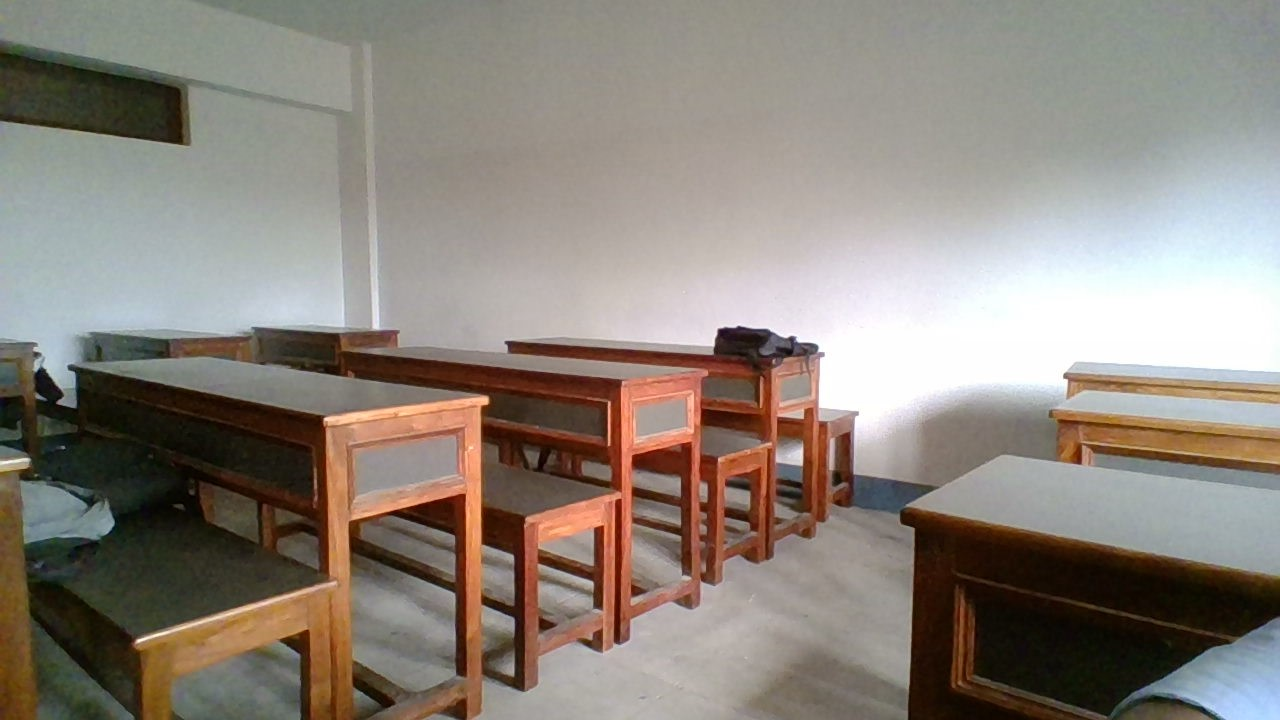
#> input picture WIN_20230612_13_30_46_Pro.jpg, 1280 x 720 px
$ python -i filters.py   (imports and definitions only)
#> lines starting #> are read from the running program, lines starting #| are printed output that depends on the picture
import numpy as np
import cv2
from scipy.ndimage import rotate

def apply_filter_a(src:np.ndarray):
    src_copy = np.copy(src)
    f1 = np.array([[[ 0,  0,  0,  0,  0],
        [ 0,  1,  0,  0,  0],
        [ 0,  0, -1,  0,  0],
        [ 0,  0,  0,  0,  0],
        [ 0,  0,  0,  0,  0]],

       [[ 0,  0,  0,  0,  0],
        [ 0,  0,  1,  0,  0],
        [ 0,  0, -1,  0,  0],
        [ 0,  0,  0,  0,  0],
        [ 0,  0,  0,  0,  0]],

       [[ 0,  0,  0,  0,  0],
        [ 0,  0,  0,  1,  0],
        [ 0,  0, -1,  0,  0],
        [ 0,  0,  0,  0,  0],
        [ 0,  0,  0,  0,  0]],

       [[ 0,  0,  0,  0,  0],
        [ 0,  0,  0,  0,  0],
        [ 0,  0, -1,  1,  0],
        [ 0,  0,  0,  0,  0],
        [ 0,  0,  0,  0,  0]],

       [[ 0,  0,  0,  0,  0],
        [ 0,  0,  0,  0,  0],
        [ 0,  0, -1,  0,  0],
        [ 0,  0,  0,  1,  0],
        [ 0,  0,  0,  0,  0]],

       [[ 0,  0,  0,  0,  0],
        [ 0,  0,  0,  0,  0],
        [ 0,  0, -1,  0,  0],
        [ 0,  0,  1,  0,  0],
        [ 0,  0,  0,  0,  0]],

       [[ 0,  0,  0,  0,  0],
        [ 0,  0,  0,  0,  0],
        [ 0,  0, -1,  0,  0],
        [ 0,  1,  0,  0,  0],
        [ 0,  0,  0,  0,  0]],

       [[ 0,  0,  0,  0,  0],
        [ 0,  0,  0,  0,  0],
        [ 0,  1, -1,  0,  0],
        [ 0,  0,  0,  0,  0],
        [ 0,  0,  0,  0,  0]]])

    img = cv2.filter2D(src=src_copy, kernel=f1[0], ddepth=-1)
    for filter in f1[1:]:
        img = cv2.add(img,cv2.filter2D(src=src_copy, kernel=filter, ddepth=-1))
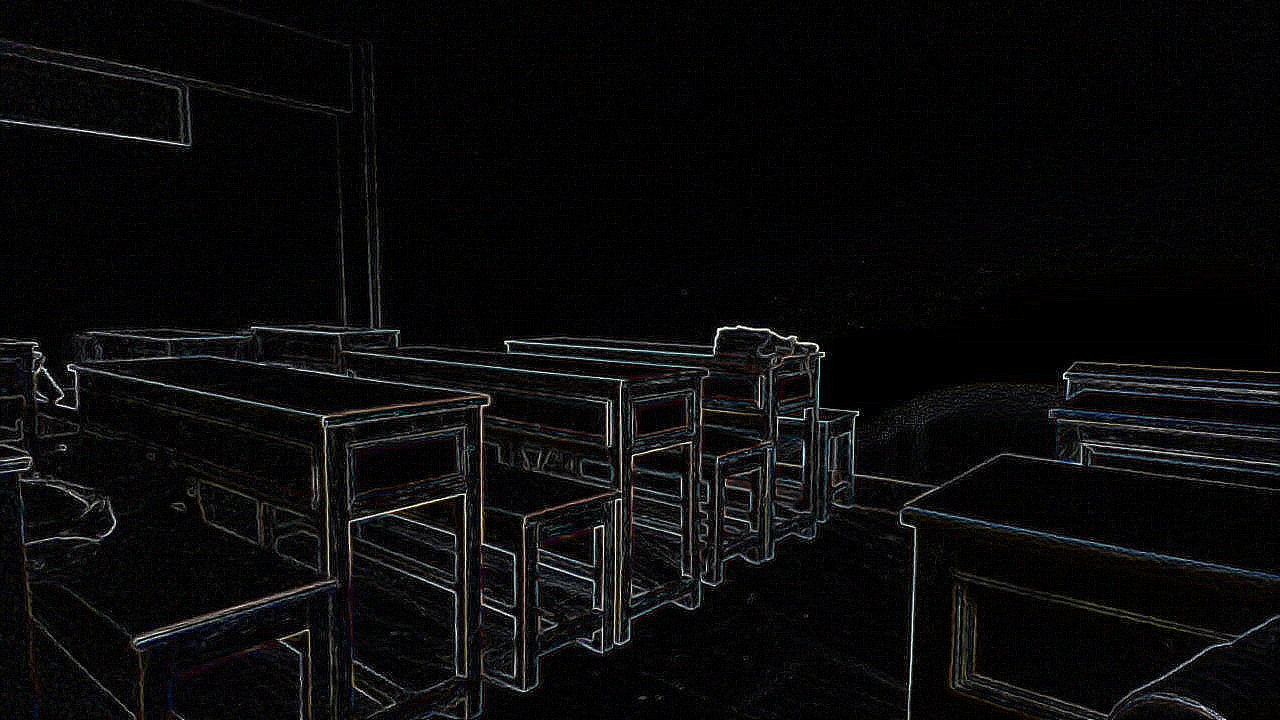
#> img: shape (720, 1280, 3); mean R, G, B 11.2, 11, 11.6

    return img//8

def apply_filter_b(src:np.ndarray):
    src_copy = np.copy(src)
    f2 = np.array([[[ 0,  0,  0,  0,  0],
                    [ 0,  2,  1,  0,  0],
                    [ 0,  1, -3,  0,  0],
                    [ 0,  0,  0,  1,  0],
                    [ 0,  0,  0,  0,  0]],

                    [[ 0,  0, -1,  0,  0],
                    [ 0,  0,  3,  0,  0],
                    [ 0,  0, -3,  0,  0],
                    [ 0,  0,  1,  0,  0],
                    [ 0,  0,  0,  0,  0]],

                    [[ 0,  0,  0,  0,  0],
                    [ 0,  0,  1,  2,  0],
                    [ 0,  0, -3,  1,  0],
                    [ 0,  1,  0,  0,  0],
                    [ 0,  0,  0,  0,  0]],

                    [[ 0,  0,  0,  0,  0],
                    [ 0,  0,  0,  0,  0],
                    [ 0,  1, -3,  3, -1],
                    [ 0,  0,  0,  0,  0],
                    [ 0,  0,  0,  0,  0]],

                    [[ 0,  0,  0,  0,  0],
                    [ 0,  1,  0,  0,  0],
                    [ 0,  0, -3,  1,  0],
                    [ 0,  0,  1,  2,  0],
                    [ 0,  0,  0,  0,  0]],

                    [[ 0,  0,  0,  0,  0],
                    [ 0,  0,  1,  0,  0],
                    [ 0,  0, -3,  0,  0],
                    [ 0,  0,  3,  0,  0],
                    [ 0,  0, -1,  0,  0]],

                    [[ 0,  0,  0,  0,  0],
                    [ 0,  0,  0,  1,  0],
                    [ 0,  1, -3,  0,  0],
                    [ 0,  2,  1,  0,  0],
                    [ 0,  0,  0,  0,  0]],

                    [[ 0,  0,  0,  0,  0],
                    [ 0,  0,  0,  0,  0],
                    [-1,  3, -3,  1,  0],
                    [ 0,  0,  0,  0,  0],
                    [ 0,  0,  0,  0,  0]]])

    img = cv2.filter2D(src=src_copy, kernel=f2[0], ddepth=-1)
    for filter in f2[1:]:
        img = cv2.add(img,cv2.filter2D(src=src_copy, kernel=filter, ddepth=-1))
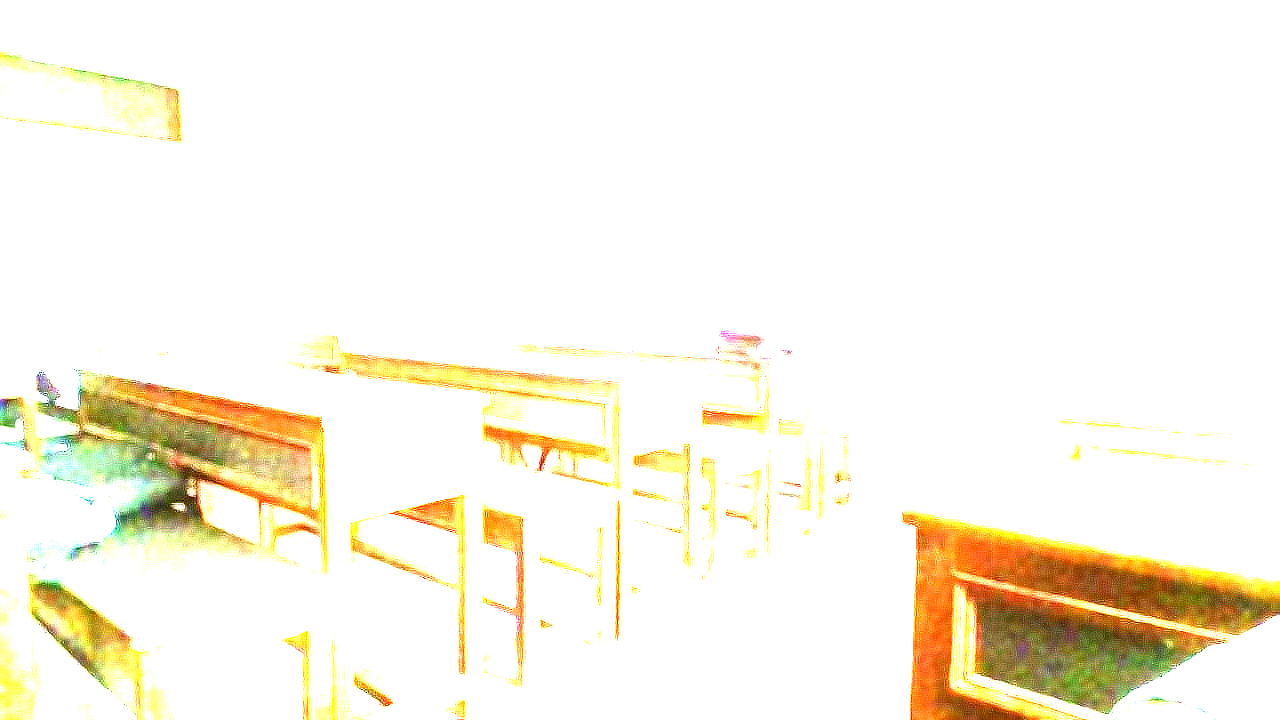
#> img: shape (720, 1280, 3); mean R, G, B 249.4, 244.4, 230.7

    return img//8


def apply_filter_c(src:np.ndarray):
    src_copy=np.copy(src)
    f3 = np.array([[[ 0,  0,  0,  0,  0],
                    [ 0,  0,  1,  0,  0],
                    [ 0,  0, -2,  0,  0],
                    [ 0,  0,  1,  0,  0],
                    [ 0,  0,  0,  0,  0]],

                    [[ 0,  0,  0,  0,  0],
                    [ 0,  0,  0,  0,  0],
                    [ 0,  1, -2,  1,  0],
                    [ 0,  0,  0,  0,  0],
                    [ 0,  0,  0,  0,  0]],

                    [[ 0,  0,  0,  0,  0],
                    [ 0,  1,  0,  0,  0],
                    [ 0,  0, -2,  0,  0],
                    [ 0,  0,  0,  1,  0],
                    [ 0,  0,  0,  0,  0]],

                    [[ 0,  0,  0,  0,  0],
                    [ 0,  0,  0,  1,  0],
                    [ 0,  0, -2,  0,  0],
                    [ 0,  1,  0,  0,  0],
                    [ 0,  0,  0,  0,  0]]])

    img = cv2.filter2D(src=src_copy, kernel=f3[0], ddepth=-1)
    for filter in f3[1:]:
        img = cv2.add(img,cv2.filter2D(src=src_copy, kernel=filter, ddepth=-1))

    return img//4


def apply_filter_d(src:np.ndarray):
    src_copy=np.copy(src)
    f4 = np.array([[[ 0,  0,  0,  0,  0],
                    [ 0, -1,  2, -1,  0],
                    [ 0,  2, -4,  2,  0],
                    [ 0,  0,  0,  0,  0],
                    [ 0,  0,  0,  0,  0]],

                    [[ 0,  0,  0,  0,  0],
                    [ 0, -1,  2,  0,  0],
                    [ 0,  2, -4,  0,  0],
                    [ 0, -1,  2,  0,  0],
                    [ 0,  0,  0,  0,  0]],

                    [[ 0,  0,  0,  0,  0],
                    [ 0,  0,  0,  0,  0],
                    [ 0,  2, -4,  2,  0],
                    [ 0, -1,  2, -1,  0],
                    [ 0,  0,  0,  0,  0]],

                    [[ 0,  0,  0,  0,  0],
                    [ 0,  0,  2, -1,  0],
                    [ 0,  0, -4,  2,  0],
                    [ 0,  0,  2, -1,  0],
                    [ 0,  0,  0,  0,  0]]])

    img = cv2.filter2D(src=src_copy, kernel=f4[0], ddepth=-1)
    for filter in f4[1:]:
        img = cv2.add(img,cv2.filter2D(src=src_copy, kernel=filter, ddepth=-1))

    return img//4

def apply_filter_e(src:np.ndarray):
    src_copy=np.copy(src)
    f5 = np.array([[[  1,   2,  -2,   2,   1],
                    [  2,  -6,   8,  -6,   2],
                    [ -2,   8, -12,   8,  -2],
                    [  0,   0,   0,   0,   0],
                    [  0,   0,   0,   0,   0]],

                [[  1,   2,  -2,   0,   0],
                    [  2,  -6,   8,   0,   0],
                    [ -2,   8, -12,   0,   0],
                    [  2,  -6,   8,   0,   0],
                    [  1,   2,  -2,   0,   0]],

                [[  0,   0,   0,   0,   0],
                    [  0,   0,   0,   0,   0],
                    [ -2,   8, -12,   8,  -2],
                    [  2,  -6,   8,  -6,   2],
                    [  1,   2,  -2,   2,   1]],

                [[  0,   0,  -2,   2,   1],
                    [  0,   0,   8,  -6,   2],
                    [  0,   0, -12,   8,  -2],
                    [  0,   0,   8,  -6,   2],
                    [  0,   0,  -2,   2,   1]]])

    img = cv2.filter2D(src=src_copy, kernel=f5[0], ddepth=-1)
    for filter in f5[1:]:
        img=cv2.add(img,cv2.filter2D(src=src_copy, kernel=filter, ddepth=-1))

    return img//4

def apply_filter_f(src:np.ndarray):
    src_copy=np.copy(src)
    f5 = np.asarray([[ 0,  0,  0,  0,  0],
                    [ 0,  -1,  2, -1,  0],
                    [ 0,  2,  -4,  2,  0],
                    [ 0,  -1,  2, -1,  0],
                    [ 0,  0,  0,  0,  0]])

    img = cv2.filter2D(src=src_copy, kernel=f5, ddepth=-1)
    return img


def apply_filter_g(src:np.ndarray):
    src_copy=np.copy(src)
    f5 = np.asarray([[ -1,   2,  -2,   2,  -1],
                    [  2,  -6,   8,  -6,   2],
                    [ -2,   8, -12,   8,  -2],
                    [  2,  -6,   8,  -6,   2],
                    [ -1,   2,  -2,   2,  -1]])

    img = cv2.filter2D(src=src_copy, kernel=f5, ddepth=-1)
    return img

def apply_all_filters(src:np.ndarray):
    src_copy = np.copy(src)
    img = np.array(cv2.cvtColor((apply_filter_a(src_copy) + apply_filter_b(src_copy) + apply_filter_c(src_copy) + \
            apply_filter_d(src_copy) + apply_filter_e(src_copy) + apply_filter_f(src_copy) + apply_filter_g(src_copy)), cv2.COLOR_RGB2GRAY)//7)
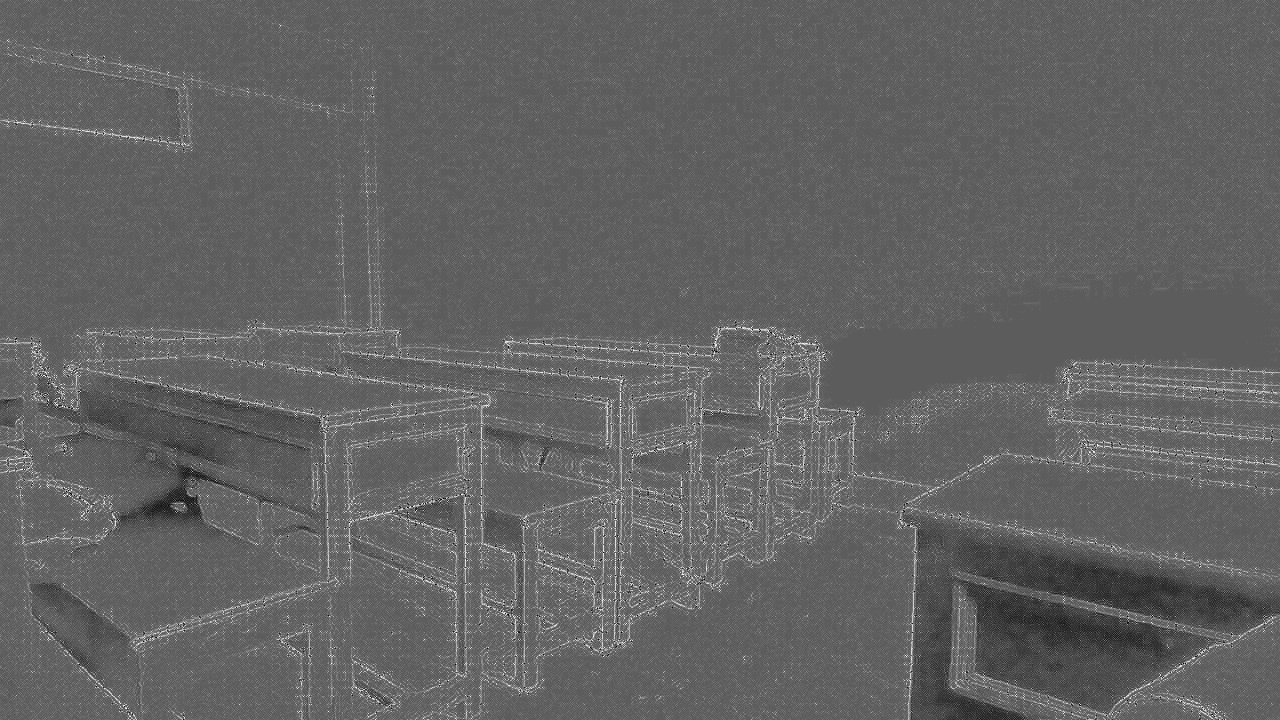
#> img: shape (720, 1280); min 0, max 36, mean 14; drawn with min black and max white
    img_thresh = np.median(img)+2
#> img_thresh = 15
    return cv2.threshold(img,img_thresh,255,cv2.THRESH_BINARY)[1]
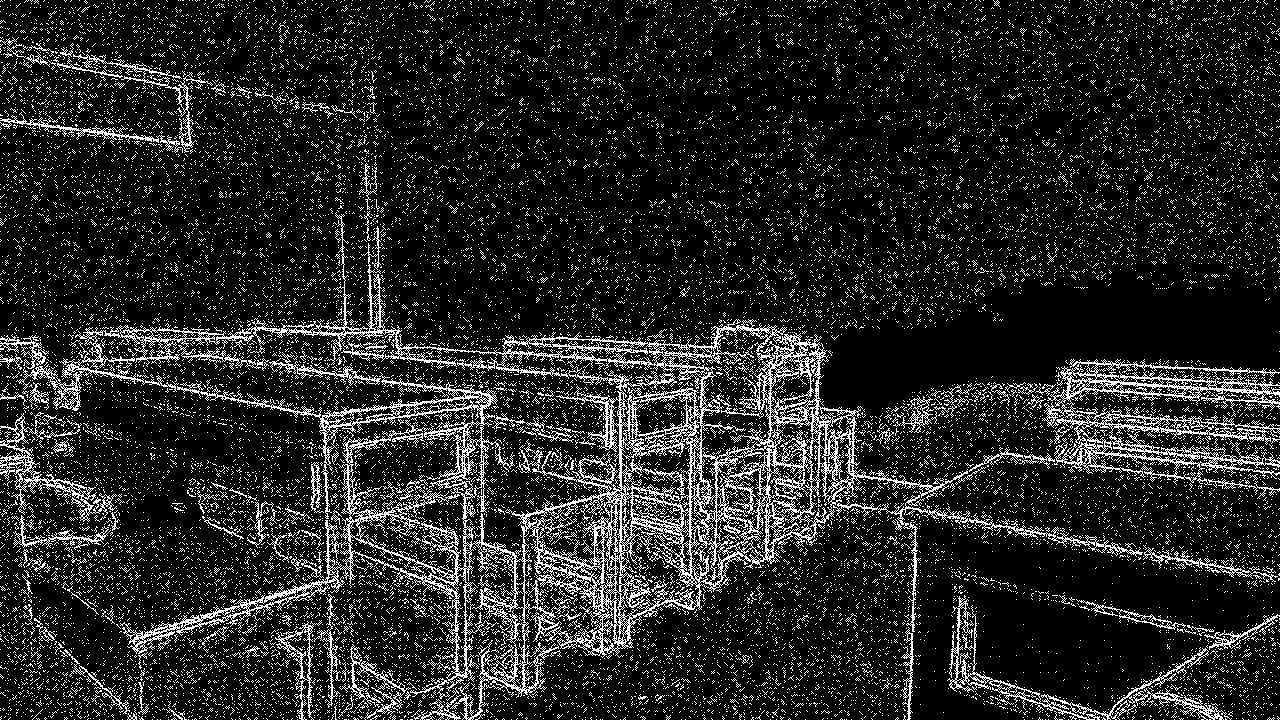
#> returned value: shape (720, 1280); 13.8% white in thin lines or dots

>>> import cv2
>>> picture = cv2.cvtColor(cv2.imread('WIN_20230612_13_30_46_Pro.jpg'), cv2.COLOR_BGR2RGB)
>>> result = apply_all_filters(picture)
